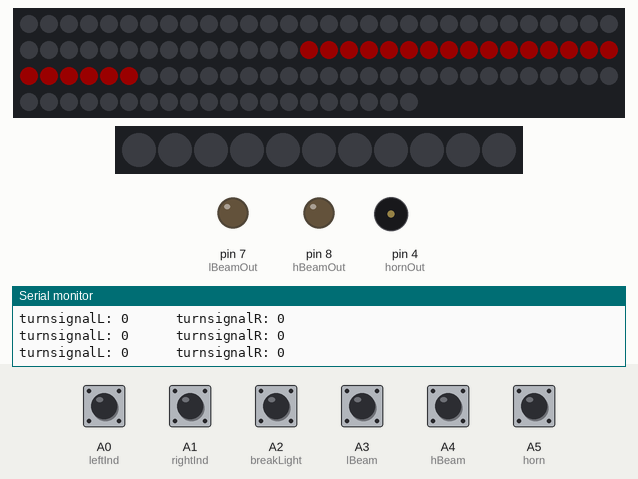
Recording of a sketch running on a simulated Arduino Uno, built with avr-gcc and run on an emulated ATmega328P. Shown: 110 RGB LEDs in strip order, left to right, continuing on the next row, 11 RGB LEDs in strip order, left to right, output pins drawn as LEDs (lit = HIGH), buzzer (waves = sounding, pin HIGH), the last lines printed to the serial monitor. Inputs (shaded band) come from the test bench; at power-on: A0 (leftInd), A1 (rightInd), A2 (breakLight), A3 (lBeam), A4 (hBeam), A5 (horn) HIGH. Dim RGB values are drawn brighter than linear; random numbers use the default seed unless the sketch sets one.

Above: at 4.0 s.
4.1 s: A1 (rightInd) pulled LOW for 1 s
At 4.59 s:
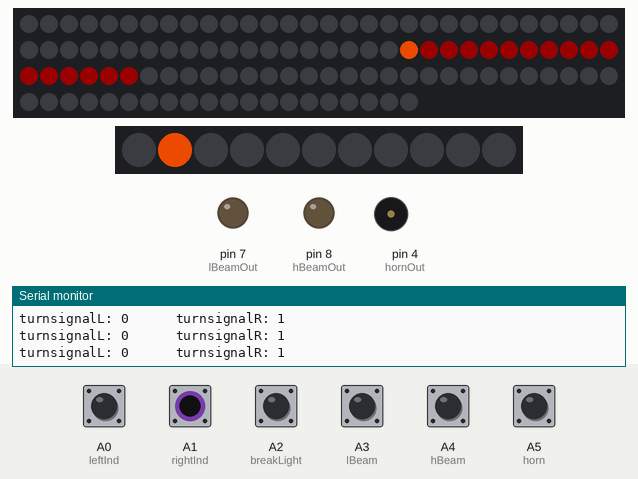
6.6 s: A3 (lBeam) pulled LOW for 0.15 s
At 6.7 s:
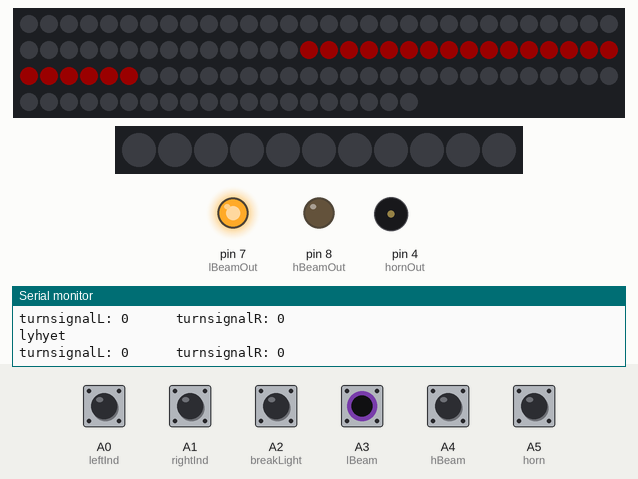
8.2 s: A4 (hBeam) pulled LOW for 0.15 s
At 8.28 s:
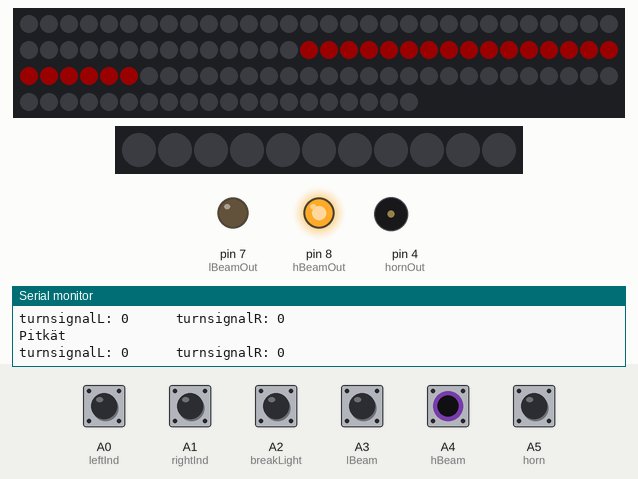
9.8 s: A5 (horn) pulled LOW for 0.15 s
At 9.89 s:
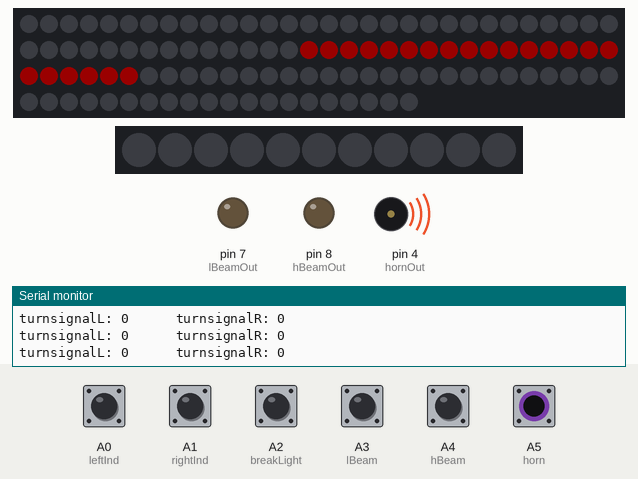
11.4 s: A0 (leftInd) pulled LOW for 1 s
At 12.04 s:
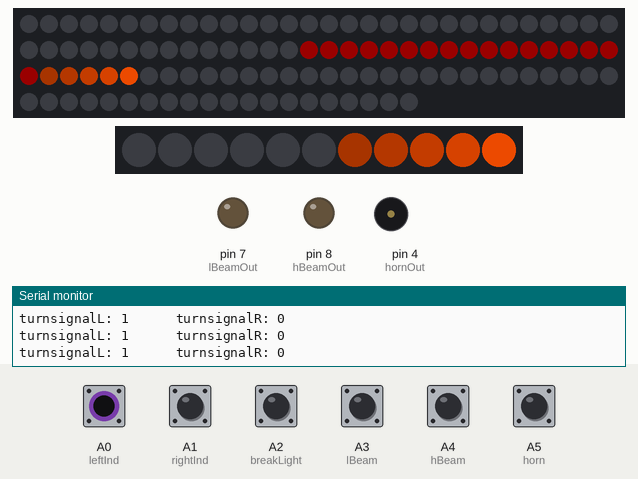
13.9 s: A1 (rightInd) pulled LOW for 0.15 s
Timing chart, 0 to 16.5 s (numbered marks = the images above; inputs shaded):
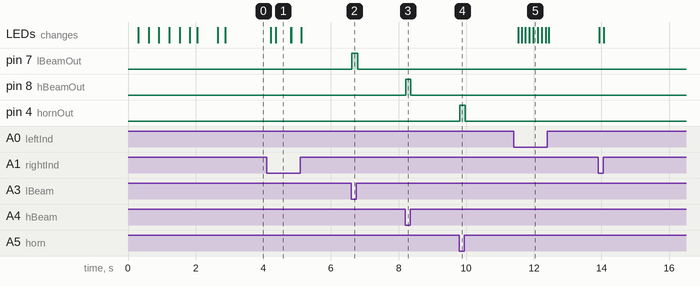

The sketch:

ebandit_ajovalot.ino
```cpp
#include <FastLED.h>


#define DATA_PIN 6
#define DATA_PIN1 5
#define NUM_LEDS 110   //tutustu miksi pitää olla 22 vaikka ledejä on 21??!?!?!?!???
#define NUM_LEDS1 11
CRGBArray<NUM_LEDS> leds;
CRGBArray<NUM_LEDS1> leds1;
/********************************INPUTS********************************************/
#define lBeam A3      //low beam lights input (+yellow / white gnd)
#define hBeam A4      //high beam lights input (+red / white gnd)
                      //#define bFlash 3     //high beam flashing input (+orange / white gnd)
#define horn A5       //horn input (+violet / blue gnd)
#define leftInd A0    //left indicator input (+black / brown gnd)
#define rightInd A1   //right indicator input (+green / brown gnd)
#define breakLight A2 //break light input
#define can5vOutput 3 //CAN BUS 5V output rasberry

const int numOfInputs = 6;
int inputPins[] = {A0, A1, A2, A3, A4 ,A5};

/*********************************OUTPUTS******************************************/

const int lBeamOut = 7; //low beam lights output
const int hBeamOut = 8; //high beam lights output
const int hornOut = 4;  //horn output

/**********************************VARIABLES**************************************/


unsigned char interval = 100; //Desired wait time in seconds (as millis)
unsigned char fade = 80;     //bigger number means faster fade
unsigned char indPixL = 17;  // defines left indicators first led on string
unsigned char indPixR = 6;  // defines right indicators first led on string
unsigned char indPixL1 = 61;  // defines left indicators first led on string
unsigned char indPixR1 = 50;  // defines right indicators first led on string
int delayTurnLedOff = 130;    //delay from animation to black (is used twice)

unsigned long currentMillis = 0;
unsigned long previousMillis = 0;

boolean turnsignalL = false;
boolean turnsignalR = false;
boolean blinkers = false;

int iA = 0;
int iB = 6;
int iC = 17;

int headlightCanState = 0;
int blinkerCanState = 0;
int interlockCanState = 0;
//-----------------------------------------Left Indicator-----------------------------------------------//

void indicatorLeft()
{
  if (digitalRead(leftInd) == LOW && digitalRead(rightInd) == HIGH && blinkers == false)
  {  turnsignalL = true;

    EVERY_N_MILLISECONDS(interval)
    {
      int blinkerCanState = 0;


      // fade everything out
      for (int i = 61; i < 66; i++)
      {
        leds[i].fadeToBlackBy(fade);
        leds1[iB].fadeToBlackBy(fade);
        iB++;
      }
      iB=6;
       // let's set an led value
      leds[indPixL] = CHSV(23, 255, 255);
      leds1[indPixL1] = CHSV(23, 255, 255);
       //leds[indPixL + 1] = CHSV(23, 255, 255);
      //leds[indPixL + 2] = CHSV(23, 255, 255);
      FastLED.show();
      indPixL++;
      indPixL1++;

      if (indPixL >= 66)

      {
            int blinkerCanState = 2;
            //delay(delayTurnLedOff);
            currentMillis = previousMillis = millis();
             while(previousMillis + delayTurnLedOff >= currentMillis){
           //FastLED.show();
           currentMillis = millis();
    }
        fill_solid((&leds[61]), 5, CHSV(0, 0, 0));
        fill_solid((&leds1[6]), 6, CHSV(0, 0, 0));
        indPixL = 17;
        indPixL1 = 6;
      }

    }
  }
  if (digitalRead(leftInd) == HIGH)
  {
    turnsignalL = false;
    //fill_solid((&leds[17]), 5, CHSV(255, 255, 80));
    fill_solid((&leds1[6]), 6, CHSV(0, 0, 0));
    FastLED.show();
    indPixL = 61;
    indPixL1 = 6;
    int blinkerCanState = 2;

  }
}
//------------------------------------------Right Indicator-----------------------------------------------//
void indicatorRight()
{


  if (digitalRead(rightInd) == LOW && digitalRead(leftInd) == HIGH && blinkers == false)
  {
    turnsignalR = true;
    EVERY_N_MILLISECONDS(interval)
    {
      int blinkerCanState = 0;

      for (int i = 49; i > 44; i--)   //for (int i = 49; i > 44; i--)
      {
        leds[i].fadeToBlackBy(fade);
         leds1[iA].fadeToBlackBy(fade);
         iA++;
      }
        iA=1;


      // let's set an led value
      leds[indPixR] = CHSV(23, 255, 255);
      leds1[indPixR1] = CHSV(23, 255, 255);
      //leds[indPixR - 1] = CHSV(23, 255, 255);
      //leds[indPixR - 2] = CHSV(23, 255, 255);
      FastLED.show();
      indPixR--;
      indPixR1++;
      if (indPixR <= 49)
      {
        int blinkerCanState = 1;

                    //delay(delayTurnLedOff);
            currentMillis = previousMillis = millis();
             while(previousMillis + delayTurnLedOff >= currentMillis){
           //FastLED.show();
           currentMillis = millis();
    }
        fill_solid((&leds[44]), 5, CHSV(0, 0, 0));
        fill_solid((&leds1[0]), 6, CHSV(0, 0, 0));
         FastLED.show();
        indPixR = 49;
        indPixR1 = 1;
      }

    }

  }
  if (digitalRead(rightInd) == HIGH)
  {
    turnsignalR = false;
    fill_solid((&leds1[0]), 6, CHSV(0, 0, 0));
    //fill_solid((&leds[0]), 6, CHSV(255, 255, 80));
    FastLED.show();
    indPixR1 = 1;
    indPixR = 49;
    int blinkerCanState = 0;

  }


}
//------------------------------------------Blinkers-----------------------------------------------//
void Blinkers()
{
 if (digitalRead(rightInd) == LOW && digitalRead(leftInd) == LOW) // && turnsignalR == false && turnsignalL == false
  {
    turnsignalR=false;
    turnsignalL=false;
    blinkers = true;
    EVERY_N_MILLISECONDS(interval)
    {
      for (int i = 49; i > 44; i--)   //for (int i = 49; i > 44; i--)
      {
        leds[i].fadeToBlackBy(fade);
        leds1[iA].fadeToBlackBy(fade);
        leds[iC].fadeToBlackBy(fade);
        leds1[iB].fadeToBlackBy(fade);
        iB++;
        iA++;
        iC++;
      }
        iA=1;
        iB=6;
        iC=61;

      // let's set an led value
      leds[indPixR] = CHSV(23, 255, 255);
      leds1[indPixR1] = CHSV(23, 255, 255);
      leds[indPixL] = CHSV(23, 255, 255);
      leds1[indPixL1] = CHSV(23, 255, 255);
      FastLED.show();
      indPixR--;
      indPixR1++;
      indPixL++;
      indPixL1++;
      if (indPixR <= 0)
      {
                    //delay(delayTurnLedOff);
            currentMillis = previousMillis = millis();
             while(previousMillis + delayTurnLedOff >= currentMillis){
           FastLED.show();
           currentMillis = millis();
    }
        fill_solid((&leds[0]), 5, CHSV(0, 0, 0));
        fill_solid((&leds1[0]), 6, CHSV(0, 0, 0));
        fill_solid((&leds[17]), 5, CHSV(0, 0, 0));
        fill_solid((&leds1[6]), 6, CHSV(0, 0, 0));
        FastLED.show();
        indPixR = 49;
        indPixR1 = 1;
        indPixL = 61;
        indPixL1 = 6;
      }

    }

  }
  if ((digitalRead(rightInd) == HIGH && digitalRead(leftInd) == HIGH) || (digitalRead(rightInd) == LOW && digitalRead(leftInd) == HIGH) || (digitalRead(rightInd) == HIGH && digitalRead(leftInd) == LOW))
  {
    blinkers = false;
    //fill_solid((&leds1[0]), 6, CHSV(0, 0, 0));
    //fill_solid((&leds[0]), 6, CHSV(255, 255, 80));
    //fill_solid((&leds[17]), 6, CHSV(255, 255, 80));
    //fill_solid((&leds1[6]), 6, CHSV(0, 0, 0));
    //FastLED.show();
    //indPixR1 = 1;
    //indPixR = 5;
    //indPixL = 17;
    //indPixL1 = 6;
  }


}


//------------------------------------------break lights-----------------------------------------------//
void Breaklights()
{
  if (digitalRead(breakLight) == LOW && turnsignalR == false && turnsignalL == false && blinkers == false)
  {
    fill_solid((&leds[44]), 22, CHSV(255, 255, 255));     //fill_solid((&leds[50]), 11, CHSV(255, 255, 255));
    FastLED.show();
  }

  if (digitalRead(breakLight) == HIGH && turnsignalR == false && turnsignalL == false && blinkers == false)
  {
    fill_solid((&leds[44]), 22, CHSV(255, 255, 80));    //fill_solid((&leds[50]), 11, CHSV(255, 255, 80));
    FastLED.show();

  }

   if (digitalRead(breakLight) == LOW && turnsignalR == true && turnsignalL == false && blinkers == false)
  {
    fill_solid((&leds[49]), 17, CHSV(255, 255, 255));     //fill_solid((&leds[50]), 11, CHSV(255, 255, 255));
    FastLED.show();
  }
  if (digitalRead(breakLight) == HIGH && turnsignalR == true && turnsignalL == false && blinkers == false)
  {
    fill_solid((&leds[49]), 17, CHSV(255, 255, 80));     //fill_solid((&leds[50]), 11, CHSV(255, 255, 255));
    FastLED.show();
  }

   if (digitalRead(breakLight) == LOW && turnsignalR == false && turnsignalL == true && blinkers == false)
  {
    fill_solid((&leds[44]), 17, CHSV(255, 255, 255));     //fill_solid((&leds[50]), 11, CHSV(255, 255, 255));
    FastLED.show();
  }
  if (digitalRead(horn) == HIGH && turnsignalR == false && turnsignalL == true && blinkers == false)
  {
    fill_solid((&leds[44]), 17, CHSV(255, 255, 80));     //fill_solid((&leds[50]), 11, CHSV(255, 255, 255));
    FastLED.show();
  }

   if (digitalRead(breakLight) == LOW && turnsignalR == false && turnsignalL == false && blinkers == true)
  {
    fill_solid((&leds[49]), 11, CHSV(255, 255, 255));     //fill_solid((&leds[50]), 11, CHSV(255, 255, 255));
    FastLED.show();
  }
  if (digitalRead(breakLight) == HIGH && turnsignalR == false && turnsignalL == false && blinkers == true)
  {
    fill_solid((&leds[49]), 11, CHSV(255, 255, 80));     //fill_solid((&leds[50]), 11, CHSV(255, 255, 255));
    FastLED.show();
  }

 /*  else
   {
      fill_solid((&leds[6]), 11, CHSV(255, 255, 80));    //fill_solid((&leds[50]), 11, CHSV(255, 255, 80));
    FastLED.show();
  } */

  /*if (digitalRead(leftInd) == LOW)
  {

    fill_solid((&leds[45]), 16, CHSV(255, 255, 80));
    FastLED.show();
  }
    else {
    fill_solid((&leds[45]), 21, CHSV(255, 255, 80));
    FastLED.show();
    }
  */
}
//------------------------------------------front lights-----------------------------------------------//
void frontlights()
{
  if (digitalRead(hBeam) == LOW) //digitalRead(bFlash) !=
  {
    digitalWrite(lBeamOut, LOW);
    digitalWrite(hBeamOut, HIGH);
    Serial.println("Pitkät");
  }
  else
  {
    digitalWrite(hBeamOut, LOW);
  }

  if (digitalRead(lBeam) == LOW)
  {
    Serial.println("lyhyet");
    digitalWrite(lBeamOut, HIGH);
    digitalWrite(hBeamOut, LOW);
  }
  else
  {
    digitalWrite(lBeamOut, LOW);
  }
}
//------------------------------------------horny-----------------------------------------------//
void horny()
{
  if (digitalRead(horn) == LOW)
  {
    digitalWrite(hornOut, HIGH);
  }

  if (digitalRead(horn) == HIGH)
  {
     digitalWrite(hornOut, LOW);

  }
}

////////---------------------------------POLLIISI ASIA-----------------------------///

void police()
{
  if (digitalRead(horn) == LOW)
  {

    EVERY_N_MILLISECONDS(interval)
    {
      for (int i = 0; i < 8; i++)
      {
        fill_solid(leds, NUM_LEDS, CHSV(HUE_BLUE, 255, 255));
        FastLED.show();
        FastLED.delay(40);
        fill_solid(leds, NUM_LEDS, CHSV(255, 255, 0));
        FastLED.show();
        FastLED.delay(40);
      }

      for (int i = 0; i < 3; i++)
      {

        for (int i = 0; i < NUM_LEDS * random8(30); i++) //
        {
          leds[random8(NUM_LEDS)] = CHSV(HUE_BLUE, 255, 255);
          FastLED.show();
          leds[random8(NUM_LEDS - 1)] = CHSV(HUE_RED, 255, 0);
          FastLED.show();
        }

        for (int i = 0; i < 1; i++)
        {

          for (int i = 0; i < NUM_LEDS / 2; i++)
          {
            // fade everything out
            leds.fadeToBlackBy(20);

            // let's set an led value
            leds[i] = CHSV(HUE_BLUE, 255, 255);

            // now, let's first 20 leds to the top 20 leds,
            leds(NUM_LEDS / 2, NUM_LEDS - 1) = leds(NUM_LEDS / 2 - 1, 0);
            FastLED.delay(5);
          }
          for (int i = NUM_LEDS; i > NUM_LEDS / 2; i--)
          {
            // fade everything out
            leds.fadeToBlackBy(20);
          }
        }
      }
    }
  }
}

////////---------------------------------epilsiasa----------------------------///
void epilepsy()
{
  if (digitalRead(horn) == LOW)
  {

    EVERY_N_MILLISECONDS(interval)
    {

      for (int i = 0; i < 3; i++)
      {

        for (int i = 0; i < NUM_LEDS * random8(30); i++)
        {
          leds[random8(NUM_LEDS)] = CHSV(random8(255), 255, 255);
          FastLED.show();
          leds[random8(NUM_LEDS - 1)] = CHSV(HUE_RED, 255, 0);
          FastLED.show();
        }

          for (int i = 0; i < NUM_LEDS / 2; i++)
          {
            // fade everything out
            leds.fadeToBlackBy(20);

            // let's set an led value
            leds[i] = CHSV(random8(255), 255, 255);

            // now, let's first 20 leds to the top 20 leds,
            leds(NUM_LEDS / 2, NUM_LEDS - 1) = leds(NUM_LEDS / 2 - 1, 0);
            FastLED.delay(5);
          }
          for (int i = NUM_LEDS; i > NUM_LEDS / 2; i--)
          {
            // fade everything out
            leds.fadeToBlackBy(20);
          }

      }
    }
  }
}
//------------------------------------------SETUP-----------------------------------------------//
void setup()
{
  FastLED.addLeds<NEOPIXEL, DATA_PIN>(leds, NUM_LEDS);
  FastLED.addLeds<NEOPIXEL, DATA_PIN1>(leds1, NUM_LEDS1);
  /*fill_solid((&leds[45]), 22, CHSV(255, 255, 80));
FastLED.show();
*/
  for (int i = 0; i < numOfInputs; i++)
  {
    pinMode(inputPins[i], INPUT_PULLUP);
  }

  pinMode(lBeamOut, OUTPUT);
  pinMode(hBeamOut, OUTPUT);
  pinMode(hornOut, OUTPUT);
  Serial.begin(9600);

    //static uint8_t hue;
    for (int i = 0; i < NUM_LEDS / 2; i++)
    {

      // fade everything out
      leds.fadeToBlackBy(40);

      // let's set an led value
      leds[i] = CHSV(255, 255, 160);

      // now, let's first 20 leds to the top 20 leds,
      leds(NUM_LEDS / 2, NUM_LEDS - 1) = leds(NUM_LEDS / 2 - 1, 0);
      FastLED.delay(33);
    }

    for (int i = NUM_LEDS; i > NUM_LEDS / 2; i--)
    {
      // fade everything out
      leds.fadeToBlackBy(40);
      FastLED.delay(10);
    }

    for (int i = 65; i > 44; i--)  //tässä for loopissa pikku bugi (int i = 65; i > 44; i--)  (int i = NUM_LEDS/2; i > 0; i--)
    {
      // let's set an led value
      leds[i] = CHSV(255, 255, 80);

      // now, let's first 20 leds to the top 20 leds,
       leds(55, NUM_LEDS - 1) = leds(55 - 1, 0);     // leds(55, NUM_LEDS - 1) = leds(55 - 1, 0);   leds(NUM_LEDS / 2, NUM_LEDS - 1) = leds(NUM_LEDS / 2 - 1, 0);
      FastLED.delay(20);
    }
    fill_solid((&leds[65]), 1, CHSV(255, 255, 80));
    FastLED.show();


}
/*
void sendCan() {

      tCAN message;

      message.id = 0x608; //formatted in HEX
      message.header.rtr = 0;
      message.header.length = 8; //formatted in DEC
      message.data[0] = headlightCanState;
      message.data[1] = blinkerCanState;
      message.data[2] = interlockCanState;
      message.data[3] = 0x0; //formatted in HEX
      message.data[4] = 0x0;
      message.data[5] = 0x0;
      message.data[6] = 0x0;
      message.data[7] = 0x0;

      mcp2515_bit_modify(CANCTRL, (1<<REQOP2)|(1<<REQOP1)|(1<<REQOP0), 0);
      mcp2515_send_message(&message);
      delay(40);
}
*/
void loop()
{
  Serial.print("turnsignalL: ");
  Serial.print(turnsignalL);
  Serial.print("      " );
  Serial.print("turnsignalR: ");
  Serial.println(turnsignalR);
  indicatorLeft();
  indicatorRight();
  Blinkers();
  Breaklights();
  horny();
  frontlights();
 //police();
  //epilepsy();
}
```

Measured:
- after the input at 4.1 s, the LEDs: first change after 0.12 s (image 1 shows a later state)
- after the input at 6.6 s, pin 7 (lBeamOut): LOW → HIGH at once, → LOW 0.18 s later
- after the input at 8.2 s, pin 8 (hBeamOut): LOW → HIGH at once, → LOW 0.14 s later
- after the input at 9.8 s, pin 4 (hornOut): LOW → HIGH at once, → LOW 0.15 s later
- after the input at 11.4 s, the LEDs: first change after 0.14 s (image 5 shows a later state)
- what the display in image 1 shows lasts 0.4 s, from 4.4 s to 4.8 s
